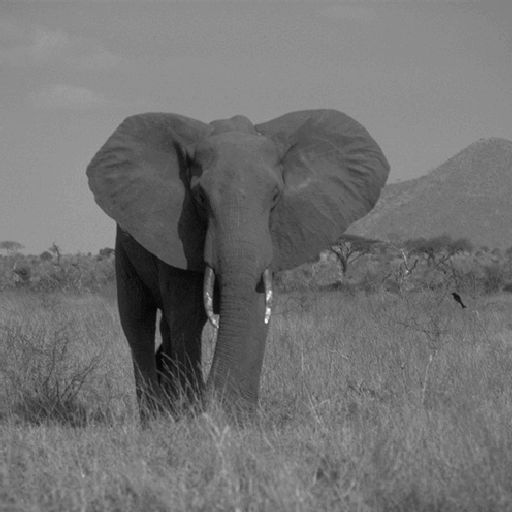
%> input picture assets/elephant.png, 512 x 512 px
$ octave FirstDerivativeMasks.m   (GNU Octave 9; MATLAB toolbox functions it lacks are replaced by stand-ins)
%> lines starting %> are read from the running program, lines starting %| are printed output that depends on the picture
clear;
clc;
close all;

% Load the elephant image and convert to double
Ib = imread('/MATLAB Drive/assets/elephant.png');
%> Ib is the input picture: size 512x512 uint8; min 6, max 249, mean 113.7
Ibd = im2double(Ib);  % Convert to double format

% First derivative in the y-direction
Ibdiffy = conv2(Ibd, [-1; 1], 'valid');
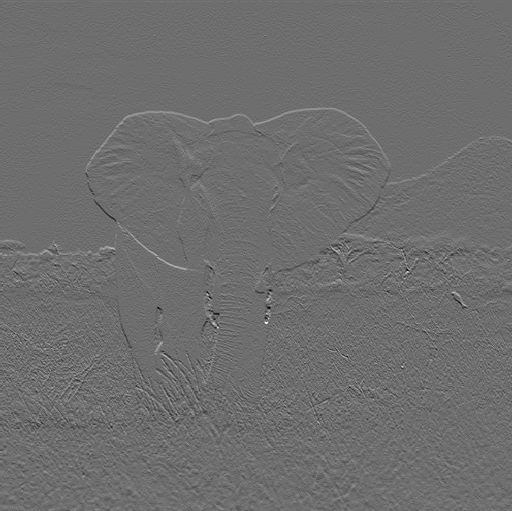
%> Ibdiffy: size 511x512 double; min -0.251, max 0.329, mean 0.000234; drawn with min black and max white
figure(3), clf, imagesc(Ibdiffy); colormap('gray'); colorbar;
title('First Derivative in Y-direction');

% First derivative in the x-direction
Ibdiffx = conv2(Ibd, [-1, 1], 'valid');
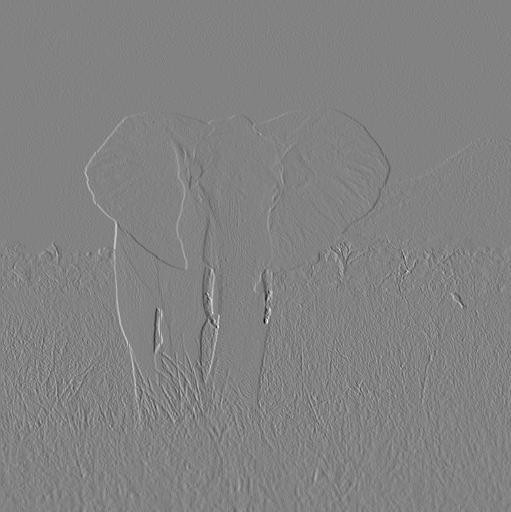
%> Ibdiffx: size 512x511 double; min -0.431, max 0.412, mean 6.9e-05; drawn with min black and max white
figure(4), clf, imagesc(Ibdiffx); colormap('gray'); colorbar;
title('First Derivative in X-direction');

% Extract pixel intensity values at the required locations
val_143_227_y = Ibdiffy(143, 227);  % row=143, column=227 in y-direction
%> val_143_227_y = -0.0118
val_143_227_x = Ibdiffx(143, 227);  % row=143, column=227 in x-direction
%> val_143_227_x = 0
val_278_60_y = Ibdiffy(278, 60);    % row=278, column=60 in y-direction
%> val_278_60_y = 0.0353
val_278_60_x = Ibdiffx(278, 60);    % row=278, column=60 in x-direction
%> val_278_60_x = -0.0157

% Display the values rounded to 2 decimal places
disp(['First derivative at row=143, column=227 in y-direction: ', num2str(round(val_143_227_y, 2))]);
%| First derivative at row=143, column=227 in y-direction: -0.01
disp(['First derivative at row=143, column=227 in x-direction: ', num2str(round(val_143_227_x, 2))]);
%| First derivative at row=143, column=227 in x-direction: 0
disp(['First derivative at row=278, column=60 in y-direction: ', num2str(round(val_278_60_y, 2))]);
%| First derivative at row=278, column=60 in y-direction: 0.04
disp(['First derivative at row=278, column=60 in x-direction: ', num2str(round(val_278_60_x, 2))]);
%| First derivative at row=278, column=60 in x-direction: -0.02
